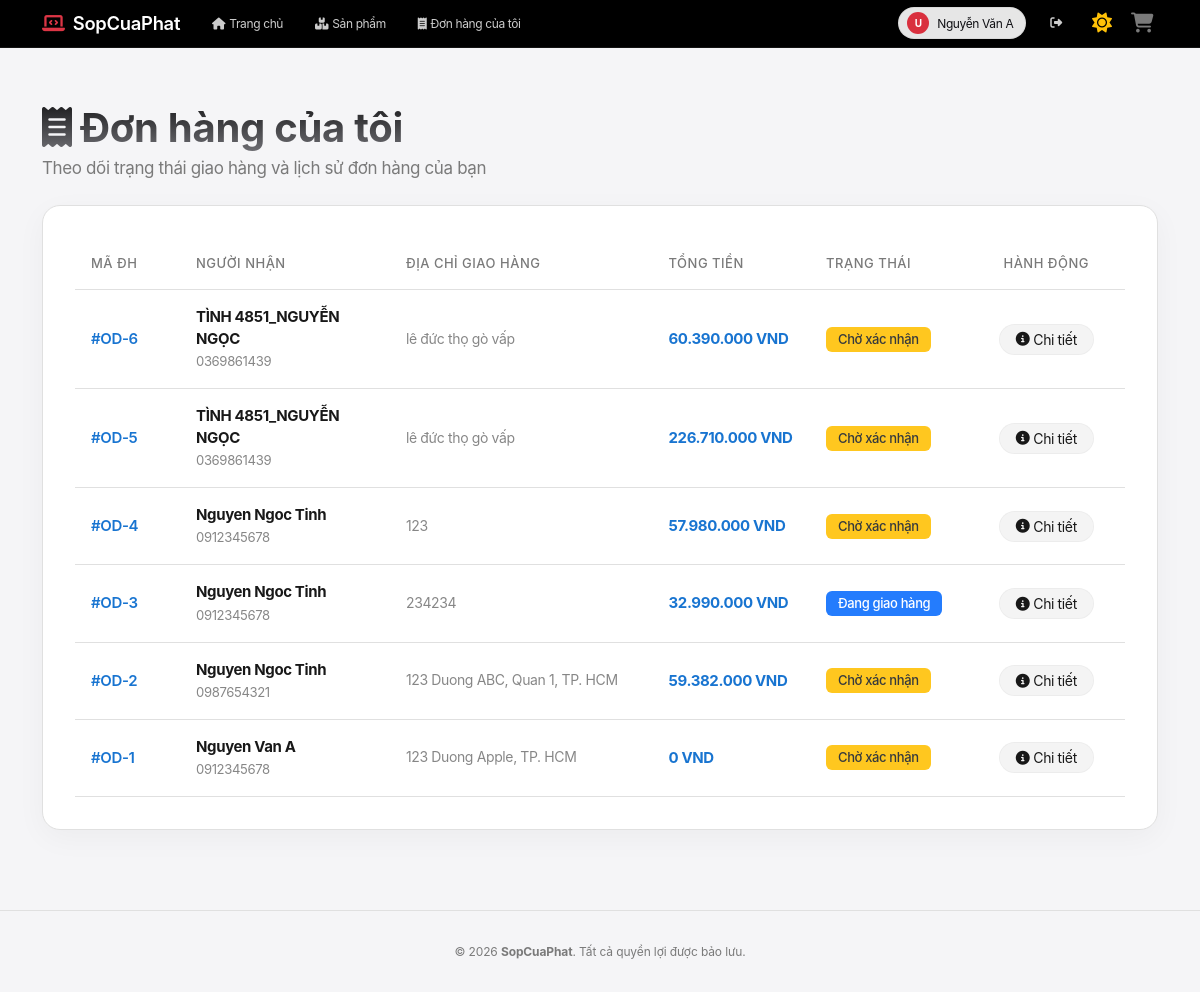
Screenshot of /Order (signed in) with the database file from the repository.
### tables this page shows
CREATE TABLE `orders` (
  `id` int NOT NULL AUTO_INCREMENT,
  `account_id` int DEFAULT NULL,
  `name` varchar(255) NOT NULL,
  `phone` varchar(20) NOT NULL,
  `address` text NOT NULL,
  `coupon_code` varchar(50) DEFAULT NULL,
  `discount_amount` decimal(15,2) DEFAULT '0.00',
  `total_amount` decimal(15,2) DEFAULT '0.00',
  `status` varchar(50) DEFAULT 'Chờ xác nhận',
  `created_at` timestamp NULL DEFAULT CURRENT_TIMESTAMP,
  PRIMARY KEY (`id`),
  KEY `fk_orders_account` (`account_id`),
  CONSTRAINT `fk_orders_account` FOREIGN KEY (`account_id`) REFERENCES `account` (`id`) ON DELETE SET NULL
);

### index.php (called while the page is built, shortened)
<?php
$url = $_GET['url'] ?? '';
$url = rtrim($url, '/');
$url = filter_var($url, FILTER_SANITIZE_URL);
$url = explode('/', $url);
$action = isset($url[1]) && $url[1] != '' ? $url[1] : 'index';
$controller = new $controllerName();
call_user_func_array([$controller, $action], array_slice($url, 2));
?>

### app/config/database.php (called while the page is built, shortened)
<?php
class Database {
    private $host = "127.0.0.1";
    private $db_name = "my_store";
    private $username = "root";
    private $password = "";
    public function getConnection() {
        $this->conn = null;
        try {
            $this->conn = new PDO("mysql:host=" . $this->host . ";dbname=" . $this->db_name, $this->username, $this->password);
            $this->conn->exec("SET NAMES utf8mb4");
            $this->conn->setAttribute(PDO::ATTR_ERRMODE, PDO::ERRMODE_EXCEPTION);
        } catch(PDOException $exception) {
            echo "Connection error: " . $exception->getMessage();
        }
        return $this->conn;
    }
}
?>

### app/models/OrderModel.php (called while the page is built, shortened)
<?php
class OrderModel
{
    private $conn;
    private $table_name = "orders";
    public function __construct($db)
    {
        $this->conn = $db;
    }
    public function getOrdersByAccountId($accountId)
    {
        $query = "SELECT * FROM " . $this->table_name . " WHERE account_id = :account_id ORDER BY id DESC";
        $stmt = $this->conn->prepare($query);
        $stmt->bindParam(':account_id', $accountId, PDO::PARAM_INT);
        $stmt->execute();
        return $stmt->fetchAll(PDO::FETCH_OBJ);
    }
}
?>

### app/views/order/user_orders.php (the view)
<?php include 'app/views/shares/header.php'; ?>
<div class="row align-items-center mb-4">
    <div class="col-md-6">
        <h1 class="text-gradient fw-bold mb-1"><i class="fa-solid fa-receipt me-2 text-primary"></i>Đơn hàng của tôi</h1>
        <p class="text-muted mb-0">Theo dõi trạng thái giao hàng và lịch sử đơn hàng của bạn</p>
    </div>
</div>
<div class="glass-card">
    <?php if (empty($orders)): ?>
        <div class="text-center py-5">
            <div class="mb-3 text-muted">
                <i class="fa-solid fa-cart-shopping fs-1"></i>
            </div>
            <h5>Bạn chưa đặt đơn hàng nào</h5>
            <p class="text-muted mb-3">Hãy dạo quanh cửa hàng và chọn cho mình sản phẩm ưng ý nhé.</p>
            <a href="<?php echo BASE_URL; ?>/Product" class="btn btn-premium">
                <i class="fa-solid fa-basket-shopping me-2"></i>Mua sắm ngay
            </a>
        </div>
    <?php else: ?>
        <div class="table-responsive">
            <table class="table table-premium mb-0">
                <thead>
                    <tr>
                        <th style="width: 10%;">Mã ĐH</th>
                        <th style="width: 20%;">Người nhận</th>
                        <th style="width: 25%;">Địa chỉ giao hàng</th>
                        <th style="width: 15%;">Tổng tiền</th>
                        <th style="width: 15%;">Trạng thái</th>
                        <th style="width: 15%;" class="text-center">Hành động</th>
                    </tr>
                </thead>
                <tbody>
                    <?php foreach ($orders as $order): ?>
                        <tr>
                            <td>
                                <a href="<?php echo BASE_URL; ?>/Order/show/<?php echo $order->id; ?>" class="fw-semibold text-decoration-none" style="color: var(--primary);">
                                    #OD-<?php echo $order->id; ?>
                                </a>
                            </td>
                            <td>
                                <div><strong style="color: var(--text-main);"><?php echo htmlspecialchars($order->name, ENT_QUOTES, 'UTF-8'); ?></strong></div>
                                <small class="text-muted"><?php echo htmlspecialchars($order->phone, ENT_QUOTES, 'UTF-8'); ?></small>
                            </td>
                            <td>
                                <span class="text-muted" style="font-size: 14px; display: -webkit-box; -webkit-line-clamp: 1; -webkit-box-orient: vertical; overflow: hidden;" title="<?php echo htmlspecialchars($order->address, ENT_QUOTES, 'UTF-8'); ?>">
                                    <?php echo htmlspecialchars($order->address, ENT_QUOTES, 'UTF-8'); ?>
                                </span>
                            </td>
                            <td>
                                <strong style="color: var(--primary);"><?php echo number_format($order->total_amount, 0, ',', '.'); ?> VND</strong>
                            </td>
                            <td>
                                <?php
                                $badgeClass = 'bg-secondary';
                                if ($order->status === 'Chờ xác nhận') {
                                    $badgeClass = 'bg-warning text-dark';
                                } elseif ($order->status === 'Đang chuẩn bị hàng') {
                                    $badgeClass = 'bg-info text-dark';
                                } elseif ($order->status === 'Đang giao hàng') {
                                    $badgeClass = 'bg-primary';
                                } elseif ($order->status === 'Đã giao hàng') {
                                    $badgeClass = 'bg-success';
                                }
                                ?>
                                <span class="badge <?php echo $badgeClass; ?>" style="font-size: 13px; font-weight: 500; padding: 6px 12px; border-radius: 6px;">
                                    <?php echo htmlspecialchars($order->status, ENT_QUOTES, 'UTF-8'); ?>
                                </span>
                            </td>
                            <td class="text-center">
                                <a href="<?php echo BASE_URL; ?>/Order/show/<?php echo $order->id; ?>" class="btn btn-sm btn-glass-secondary py-1 px-3" title="Xem chi tiết">
                                    <i class="fa-solid fa-circle-info me-1"></i> Chi tiết
                                </a>
                            </td>
                        </tr>
                    <?php endforeach; ?>
                </tbody>
            </table>
        </div>
    <?php endif; ?>
</div>
<?php include 'app/views/shares/footer.php'; ?>

### public/css/theme-red.css (style rules this page uses)
:root { --bg-white: #ffffff; --bg-muted: #f7f7f8; --accent-red: #d9303e; --accent-red-dark: #b02a32; --accent-red-soft: rgba(217,48,62,0.08); --text-dark: #111115; --muted: #6b6b6f; --nav-bg: #ffffff; --nav-border: rgba(0,0,0,0.06); --nav-link: #222226; --nav-link-hover: var(--accent-red); --nav-brand: var(--text-dark); --btn-primary-bg: linear-gradient(90deg, var(--accent-red), var(--accent-red-dark)); --btn-primary-color: #ffffff; --card-bg: #ffffff; --glass-bg: #ffffff; --glass-border: rgba(0,0,0,0.06); }
[data-theme="light"] { background: var(--bg-white); color: var(--text-dark); }
body { background: var(--bg-muted); color: var(--text-dark); }
.btn-glass-secondary { background: var(--bg-white); border: 1px solid var(--glass-border); color: var(--text-dark); }
.glass-card, .product-card { background: var(--card-bg) !important; border: 1px solid var(--glass-border) !important; box-shadow: 0 6px 20px rgba(24,24,24,0.04); }

### rows the page displays
orders: id "6", name "TÌNH 4851_NGUYỄN NGỌC", phone "0369861439", address "lê đức thọ gò vấp", total_amount "60.390.000", status "Chờ xác nhận"
orders: id "5", name "TÌNH 4851_NGUYỄN NGỌC", phone "0369861439", address "lê đức thọ gò vấp", total_amount "226.710.000", status "Chờ xác nhận"
orders: id "4", name "Nguyen Ngoc Tinh", phone "0912345678", address "123", total_amount "57.980.000", status "Chờ xác nhận"
orders: id "3", name "Nguyen Ngoc Tinh", phone "0912345678", address "234234", total_amount "32.990.000", status "Đang giao hàng"
orders: id "2", name "Nguyen Ngoc Tinh", phone "0987654321", address "123 Duong ABC, Quan 1, TP. HCM", total_amount "59.382.000", status "Chờ xác nhận"
orders: id "1", name "Nguyen Van A", phone "0912345678", address "123 Duong Apple, TP. HCM", total_amount "0", status "Chờ xác nhận"

### other values shown
substr($currentUsername, 0, 1) "U"
$currentFullname "Nguyễn Văn A"
